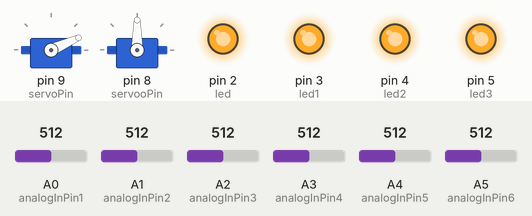
This sketch was run on a simulated Arduino Uno, built with avr-gcc and run on an emulated ATmega328P. On the bench: 2 × servo, output pins drawn as LEDs (lit = HIGH). The inputs (shaded band) are chosen by the test bench; at power-on: A0 (analogInPin1) = 512, A1 (analogInPin2) = 512, A2 (analogInPin3) = 512, A3 (analogInPin4) = 512, A4 (analogInPin5) = 512, A5 (analogInPin6) = 512.

Above: at 12.2 s.
12.3 s: A0 (analogInPin1) set to 585
20.9 s: A0 (analogInPin1) set to 600
At 26.2 s:
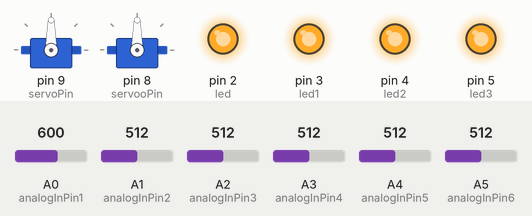
29.5 s: A0 (analogInPin1) set to 716
At 37.6 s:
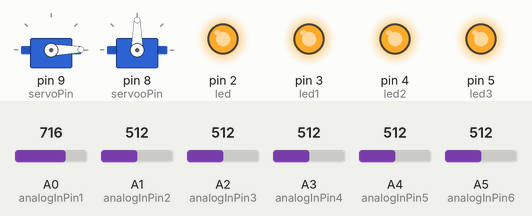
38.1 s: A1 (analogInPin2) set to 485
At 43.4 s:
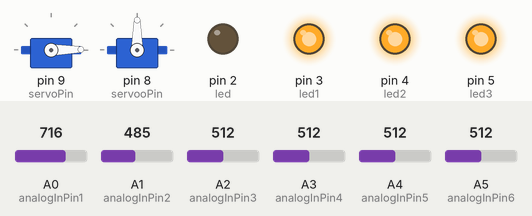
46.7 s: A2 (analogInPin3) set to 486
At 55.1 s:
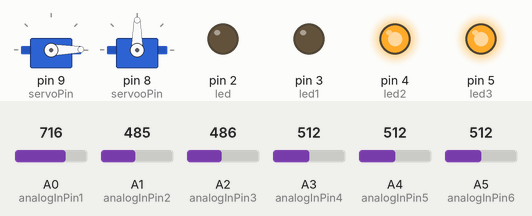
55.3 s: A3 (analogInPin4) set to 490
At 61.8 s:
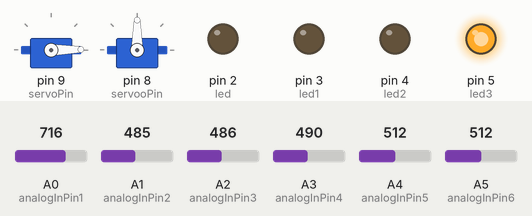
Timing chart, 0 to 64.9 s (numbered marks = the images above; inputs shaded):
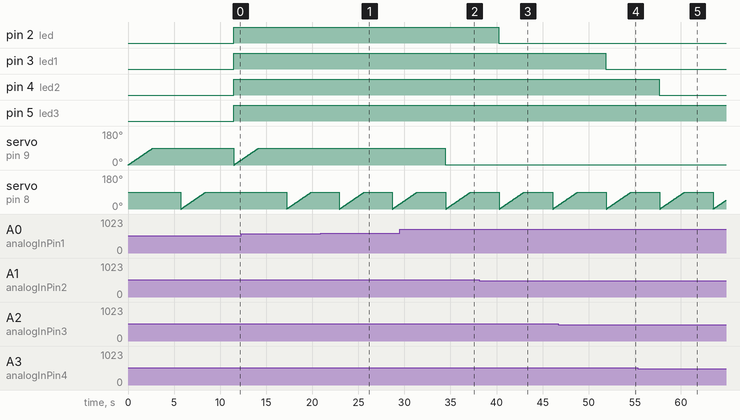

The sketch:

parking_system.ino
```cpp
#include <Servo.h>
const int analogInPin1 = A0;
const int analogInPin2 = A1;
const int analogInPin3 = A2;
const int analogInPin4 = A3;
const int analogInPin5 = A4;
const int analogInPin6 = A5;


int led = 2;
int led1 = 3;
int led2 = 4;
int led3 = 5;


int sensorValue = 0;
int sensorrValue = 0;

int servoPin = 9;
int servooPin = 8;
int i = 0;
int j = 0;

Servo servo;
Servo servoo;


void setup()
{
servo.attach(servoPin = 9);
servoo.attach(servooPin = 8);

  pinMode (led,OUTPUT);
  pinMode (led1,OUTPUT);
  pinMode (led2,OUTPUT);
  pinMode (led3,OUTPUT);
}

void loop()
{

 {
    sensorValue = analogRead(analogInPin1);

      if (sensorValue <600) // entrance Gate
        {
          for (int i=0;i<=90;i++)
        {
          servo.write(i);
          delay(30);
        }
          delay(3000);
        }
     if(sensorValue >600)
        {
          for (int i=90;i>0;i--)
          servo.write(i);
          delay(60);
        }
 }
 {
   sensorrValue = analogRead(analogInPin6);

    if (sensorrValue <600) // entrance Gate
      {
        for (int j=0;j<=90;j++)
          {
            servoo.write(j);
            delay(30);
          }
        delay(3000);
      }
 }
 if(sensorrValue >600)
  {
  for (int j=90;j>0;j--)
    servoo.write(j);
    delay(60);
  }

  if (analogRead(A1)<500)
       {
        digitalWrite(led,LOW);
       }
     else
        {
          digitalWrite(led,HIGH);
        }

   if (analogRead(A2)<500)
       {
        digitalWrite(led1,LOW);
       }
     else
        {
          digitalWrite(led1,HIGH);
        }

    if (analogRead(A3)<500)
       {
        digitalWrite(led2,LOW);
       }
     else
       {
         digitalWrite(led2,HIGH);
       }

    if (analogRead(A4)<500)
       {
        digitalWrite(led3,LOW);
       }
     else
       {
         digitalWrite(led3,HIGH);
       }


}
```

Measured:
- the behaviour switches between 599 and 600 on A0 (analogInPin1) (found by bisection; images 0 and 1)
- the behaviour switches between 500 and 499 on A1 (analogInPin2) (found by bisection; images 2 and 3)
- the behaviour switches between 500 and 499 on A2 (analogInPin3) (found by bisection; images 3 and 4)
- after the input at 20.9 s, servo on pin 9 (servoPin): stops changing and stays 90°
- after the input at 29.5 s, servo on pin 9 (servoPin): 90° → 1° after 4.9 s
- after the input at 38.1 s, pin 2 (led): HIGH → LOW after 2.1 s
- after the input at 46.7 s, pin 3 (led1): HIGH → LOW after 5.1 s
- after the input at 55.3 s, pin 4 (led2): HIGH → LOW after 2.3 s
